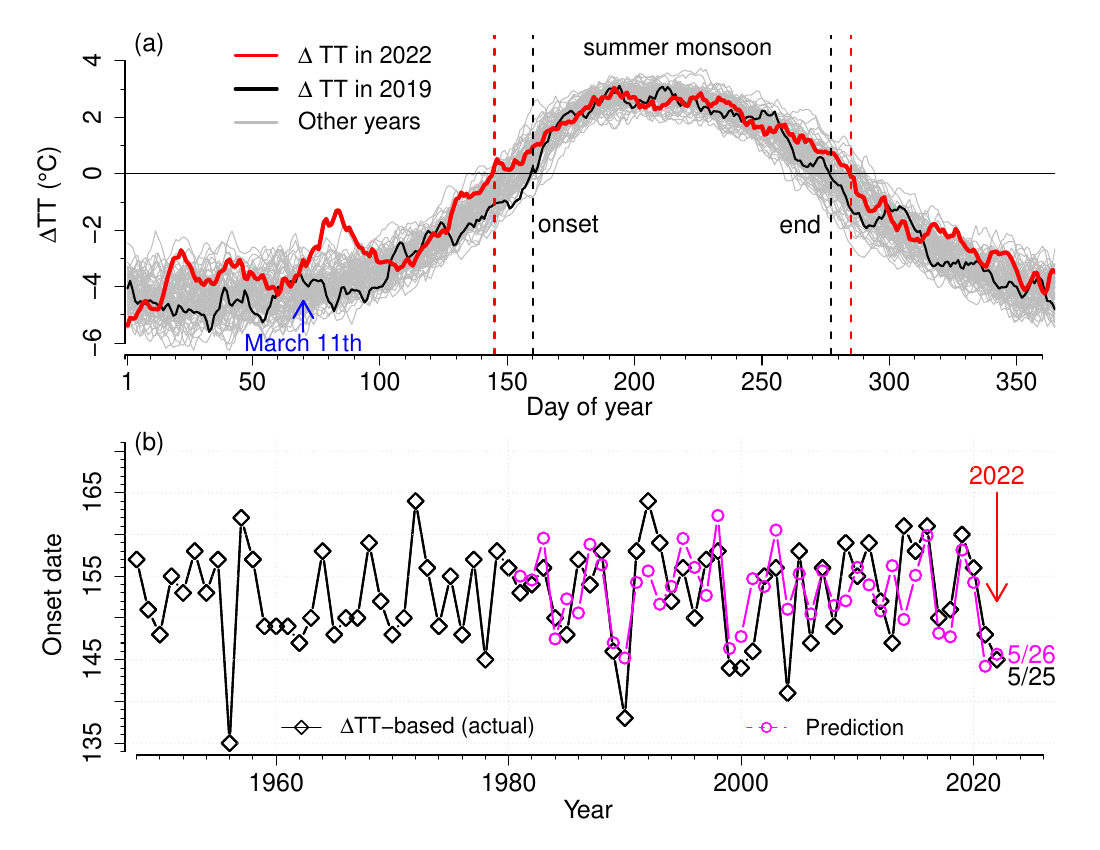

Recreate this plot in R.
library(Hmisc)
tab<-read.table("dTT_2023Wschool.txt") 
dTT<-tab[,1]
year<-tab[,2]
day<-tab[,3]
t1<-which(day==1)
m<-length(t1)    # the number of total years that we deal with          

# identify onset dates (and "withdrawal")
n<-length(dTT)  # total number of days
t<-1:n          # days from 1948 January 1st
cnd<-0          # cnd=1 for monsoon and 0 for non-monsoon (cnd=0 on Jan 1st)
tm<-numeric(0)  # onset and withdrawal days from 1948 January 1st
for(i in 1:n){
  if(cnd==0){
    if(dTT[i]>0 && day[i]<200){
      tm<-c(tm,i)
      cnd<-1
    }
  } else{
    if(dTT[i]<=0 && day[i]>=200){
      tm<-c(tm,i)
      cnd<-0
    }
  }
}
ton<-tm[seq(1,length(tm),by=2)]   # ton only onset days
toff<-tm[seq(2,length(tm),by=2)]  # toff only withdrawal days
day_on<-day[ton]                  # onset dates in year
day_off<-day[toff]                # onset dates in year


dat<- data.frame(1948:2022, day_on, day_off, ton, toff)
write.table(dat, file = "onset_date_2023Wschool.txt", col.names=F, row.names=F)

# prediction ##################
x<-read.table("69_2022_1.dat")
x<-rbind(x, read.table("69_2022_2.dat"))
x<-rbind(x, read.table("69_2022_3.dat"))
x<-rbind(x, read.table("69_2022_4.dat"))
x<-rbind(x, read.table("69_2022_5.dat"))
# data
x<-as.matrix(x)
xx<-x[,-(m+1)]
y<-matrix(day_on,nrow(xx),m,byrow=TRUE)
RMSE<-x[,(m+1)]  # RMSE of proximity

# top ensemble average
x2<-xx[RMSE<=sort(RMSE)[100],]
POD2<-colMeans(x2)

at<-1981:max(year)
yu<-length(at)
yp<-(max(year)-yu+1):max(year)
POD2_used<-POD2[(length(POD2)-yu+1):length(POD2)]

postscript(file="onset_date_2023Wschool.eps", horizontal=TRUE, encoding="WinAnsi.enc")
mat <- matrix(c(1,2), 2, 1, byrow = TRUE) # 30 panels
layout(mat)
par(mar=c(0,0,0,0))                     # graphic parameters
par(oma=c(0,0,0,0))
par(mai = c(0.7, 1, 0.1, 0.2))
cx<-1.5

at<-c(1,50,100,150,200,250,300,350)
lab<-at

plot(day[year==2019],dTT[year==2019],xlim=c(0,365),ylim=c(-6,4.5),type="l",ylab=expression(paste(Delta,"TT (",degree,"C)")),xlab="",bty = "n",xaxt="n",xaxs = "i",cex.lab=cx,cex.axis=cx,lwd=2)
abline(v=t1[yp-1]+151,col="gray") # JUN 1 in 2018, JAN1+(30+28+31+30+31+1)=JAN1+151=152
for(i in 1948:2019) lines(day[year==i],dTT[year==i],col="gray")
abline(h=0)
lines(day[year==2019],dTT[year==2019],col=1,lwd=2)
#lines(day[year==2021],dTT[year==2021],col=5,lwd=3)
lines(day[year==2022],dTT[year==2022],col=2,lwd=4)
abline(v=day_on[72],col=1,lty=2,lwd=2)
abline(v=day_off[72],col=1,lty=2,lwd=2)
abline(v=day_on[75],col=2,lty=2,lwd=2)
abline(v=day_off[75],col=2,lty=2,lwd=2)
#abline(v=152,col=1,lty=2,lwd=2)
axis(side=1, at=at,labels=lab,cex.axis=cx)
text(174,-1.8,"onset",col=1,cex=1.5)
text(265,-1.8,"end",col=1,cex=1.5)
text(217,4.4,"summer monsoon",col=1,cex=1.4)
text(70,-6,"March 11th",col=4,cex=1.4)
arrows(70,-5.6,70,-4.5,length=0.2,angle=30,code=2,col=4,lty=1,lwd=2)
legend(35,4,c(expression(paste(Delta," TT in 2019"))),col=c(1),lwd=3,cex=1.4,lty=c(1),bty="n")
#legend(35,4,c(expression(paste(Delta," TT in 2021"))),col=c(5),lwd=3,cex=1.4,lty=c(1),bty="n")
legend(35,5.2,c(expression(paste(Delta," TT in 2022"))),col=c(2),lwd=3,cex=1.4,lty=c(1),bty="n")
legend(35,2.8,c(expression(paste("Other years"))),col=c("gray"),lwd=3,cex=1.4,lty=c(1),bty="n")
mtext("Day of year", side=1, line=2.2, cex=cx)
mtext("(a)", side = 3, adj = 0.01, line = -1.0, cex=cx)
minor.tick(nx=5, ny=2, tick.ratio=0.4)  

years<-1948:2022 # already observed years
plot(years,day_on,type="b",col=1,lwd=2,cex=cx,xlim=c(1947,2027),ylim=c(135,170.5),xlab="",ylab="Onset date",bty = "n",cex.lab=cx,cex.axis=cx,xaxs = "i",pch=5)
polygon(c(years,rev(years)),c(day_on[-m]-7,rev(day_on[-m])+7),border = NA, col="gray90")
lines(years,day_on,type="b",col=1,lwd=2,cex=cx,pch=5)
#lines(years.MOK,MOK,type="b",xlim=c(1948,2020),ylim=c(130,175),lwd=1.5,lty=2,col=3,xlab="",ylab="Onset date",bty = "n",cex=1,cex.lab=cx,cex.axis=cx,pch=4) # MOK
lines(yp,POD2_used,type="b",col=6,lwd=2,cex=cx) # predicton
legend(1960,140,c(expression(paste(Delta,"TT-based (actual)"))),col=c(1),pch=c(5),lwd=1.5,cex=1.3,lty=c(1),bty="n")
legend(2000,140,c("Prediction"),col=c(6),pch=c(1),lwd=1.5,cex=1.3,lty=c(2),bty="n")
#legend(1957,139,c("Monsoon Onset over Kerala"),col=c(3),pch=c(4),lwd=1.5,cex=1.3,lty=c(2),bty="n")
mtext("(b)", side = 3, adj = 0.01, line = -1.0, cex=cx)
mtext("Year",side=1,line=2.4,cex=1.5)
minor.tick(nx=10, ny=5, tick.ratio=0.4)
text(2022,167,"2022",cex=1.5,lwd=2,col=2)
arrows(2022,165,2022,152,length=0.2,angle=30,code=2,col=2,lty=1,lwd=2)
#text(2025,MOK[m],"5/29",cex=1.5,lwd=2,col=3)
text(2025,POD2[m],"5/26",cex=1.5,lwd=2,col=6)
text(2025,day_on[m]-2,"5/25",cex=1.5,lwd=2,col=1)
grid()
dev.off()


# 31+28+11 = 70 = March 11
# 31+28+31+30+31+1 = 152 = June 1st
# 151 = 31 5
# 150 = 30 5
# 149 = 29 5
# 148 = 28 5
# 147 = 27 5
# 146 = 26 5
# 145 = 25 5
# 144 = 24 5

quantile(x2[,75])
#  0%  25%  50%  75% 100% 
# 139  144  146  148  154 

#plot(dTT[year==2022],type="b",xlim=c(140,148),ylim=c(-0.6,0.6))
#abline(h=0)
# 145 dTT-based actual onset date

T1<-dTT[year==2022][144]
T2<-dTT[year==2022][145]
# (-T1)/(T2-T1) # 0.16
